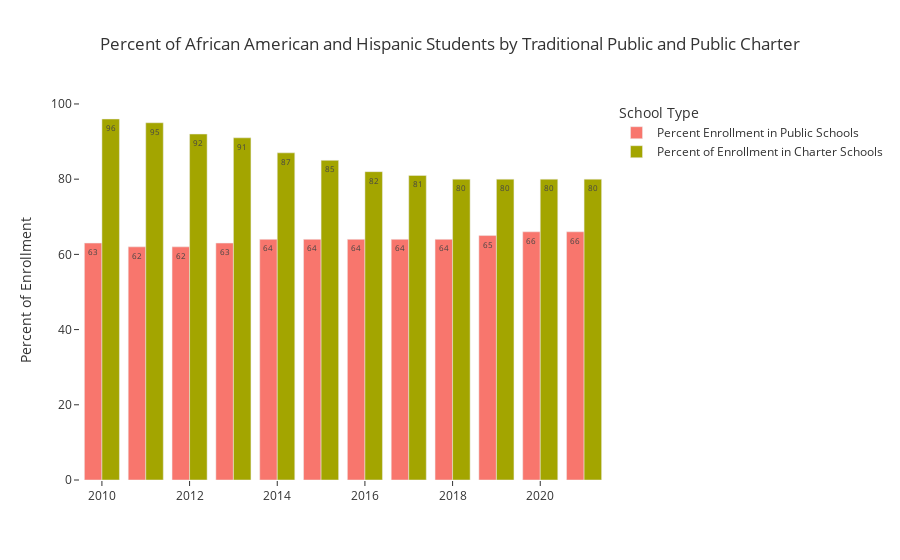

The cell this chart's notebook holds for it:
### Code cell
fig = go.Figure()

fig.add_trace(go.Bar(x=afam_ltnx_natam_enrollments_by_school_type['file_year'], 
                     y=afam_ltnx_natam_enrollments_by_school_type['afam_ltnx_natam_public_pct_enrolled'], 
                     name='Percent Enrollment in Public Schools',
                     text=afam_ltnx_natam_enrollments_by_school_type['afam_ltnx_natam_public_pct_enrolled']
                     ))
fig.add_trace(go.Bar(x=afam_ltnx_natam_enrollments_by_school_type['file_year'], 
                     y=afam_ltnx_natam_enrollments_by_school_type['afam_ltnx_natam_charter_pct_enrolled'], 
                     name='Percent of Enrollment in Charter Schools',
                     text=afam_ltnx_natam_enrollments_by_school_type['afam_ltnx_natam_charter_pct_enrolled']
                     ))
fig.update_layout(
                  legend_title_text='School Type',
                  title='Percent of African American and Hispanic Students by Traditional Public and Public Charter',
                  template='ggplot2',
                  paper_bgcolor='white', 
                  plot_bgcolor='white',)
fig.update_traces(textfont_size=8)
fig.update_yaxes(title_text="Percent of Enrollment")
fig.show()

### Figure 1 — Plotly figure (JSON) as saved in the notebook; plotly's stock layout.template omitted (floating-point values rounded to 4 significant figures)
{"data": [{"name": "Percent Enrollment in Public Schools", "text": [63, 62, 62, 63, 64, 64, 64, 64, 64, 65, 66, 66], "textfont": {"size": 8}, "type": "bar", "x": [2010, 2011, 2012, 2013, 2014, 2015, 2016, 2017, 2018, 2019, 2020, 2021], "y": [63, 62, 62, 63, 64, 64, 64, 64, 64, 65, 66, 66]}, {"name": "Percent of Enrollment in Charter Schools", "text": [96, 95, 92, 91, 87, 85, 82, 81, 80, 80, 80, 80], "textfont": {"size": 8}, "type": "bar", "x": [2010, 2011, 2012, 2013, 2014, 2015, 2016, 2017, 2018, 2019, 2020, 2021], "y": [96, 95, 92, 91, 87, 85, 82, 81, 80, 80, 80, 80]}], "layout": {"autosize": true, "legend": {"title": {"text": "School Type"}}, "paper_bgcolor": "white", "plot_bgcolor": "white", "title": {"text": "Percent of African American and Hispanic Students by Traditional Public and Public Charter"}, "xaxis": {"autorange": true, "range": [2010.0, 2022.0], "type": "linear"}, "yaxis": {"autorange": true, "range": [0, 101.1], "title": {"text": "Percent of Enrollment"}, "type": "linear"}}}
